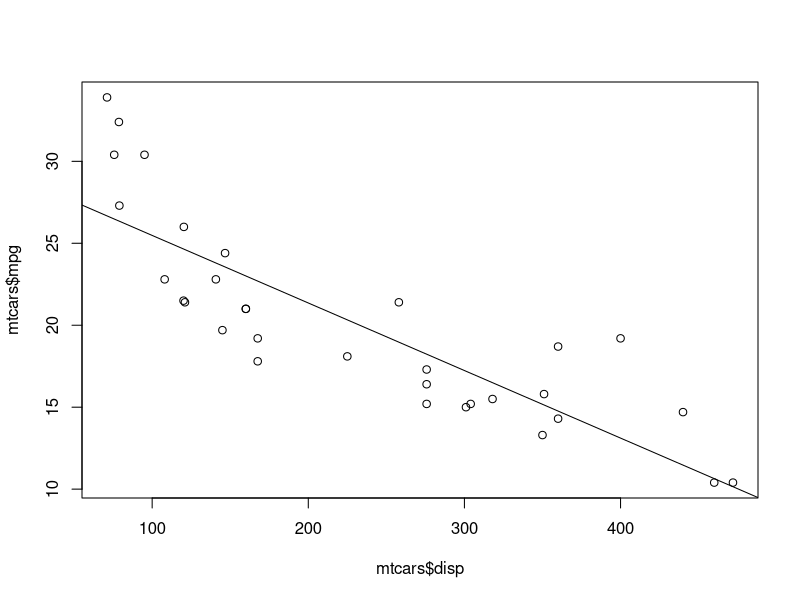
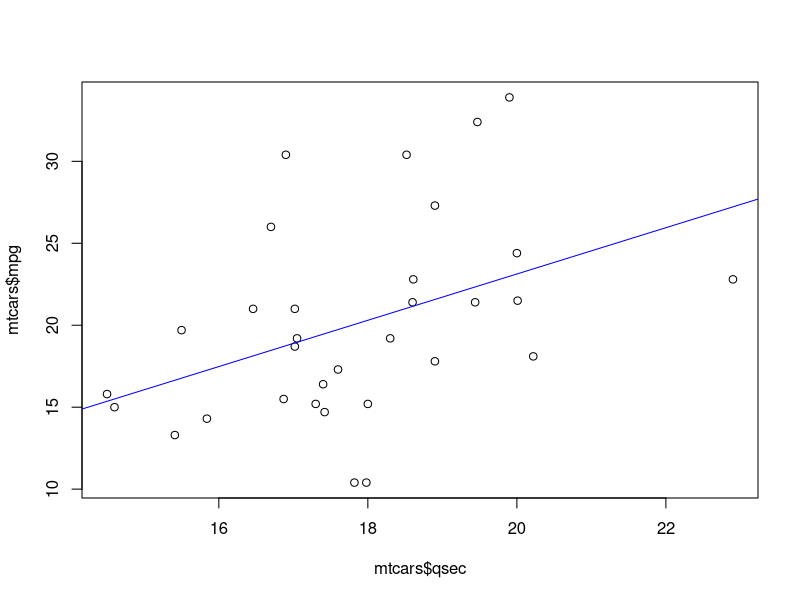
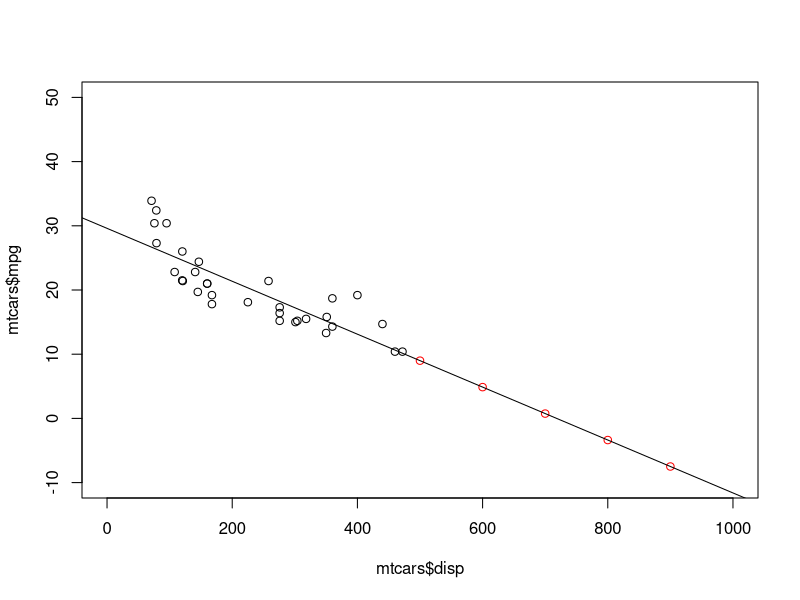

Generate these figures, in order, with R:
## ---- chunk 1
knitr::opts_chunk$set(echo = TRUE)
## ---- chunk 2
library(modelr)
library(broom)
library(dplyr)
library(fitdistrplus)
library(tidyr)
## ---- chunk 3
data("mtcars")
glimpse(mtcars)
## ---- chunk 4
mod1 = lm(mpg ~ disp, data = mtcars)
summary(mod1)
## ---- chunk 5
plot(mtcars$mpg ~ mtcars$disp) + abline(mod1)
## ---- chunk 6
mod2 = lm(mpg ~ qsec, data = mtcars)
plot(mtcars$mpg ~ mtcars$qsec) + abline(mod2, col="Blue")
## ---- chunk 7
mean(mod1$residuals^2)
mean(mod2$residuals^2)
## ---- chunk 8
preds = add_predictions(mtcars, mod1) 

preds[1:5,c(1,12)]
## ---- chunk 9
# Make a new dataframe with the predictor values we want to assess
# mod1 only has "disp" as a predictor so that's what we want to add here
newdf = data.frame(disp = c(500,600,700,800,900))
predictions = predict(mod1, newdata = newdf)

# plot those predictions on our original graph
{plot(mtcars$mpg ~ mtcars$disp,xlim=c(0,1000),ylim=c(-10,50))
points(x=newdf$disp,y=predictions, col="Red")
abline(mod1)}
